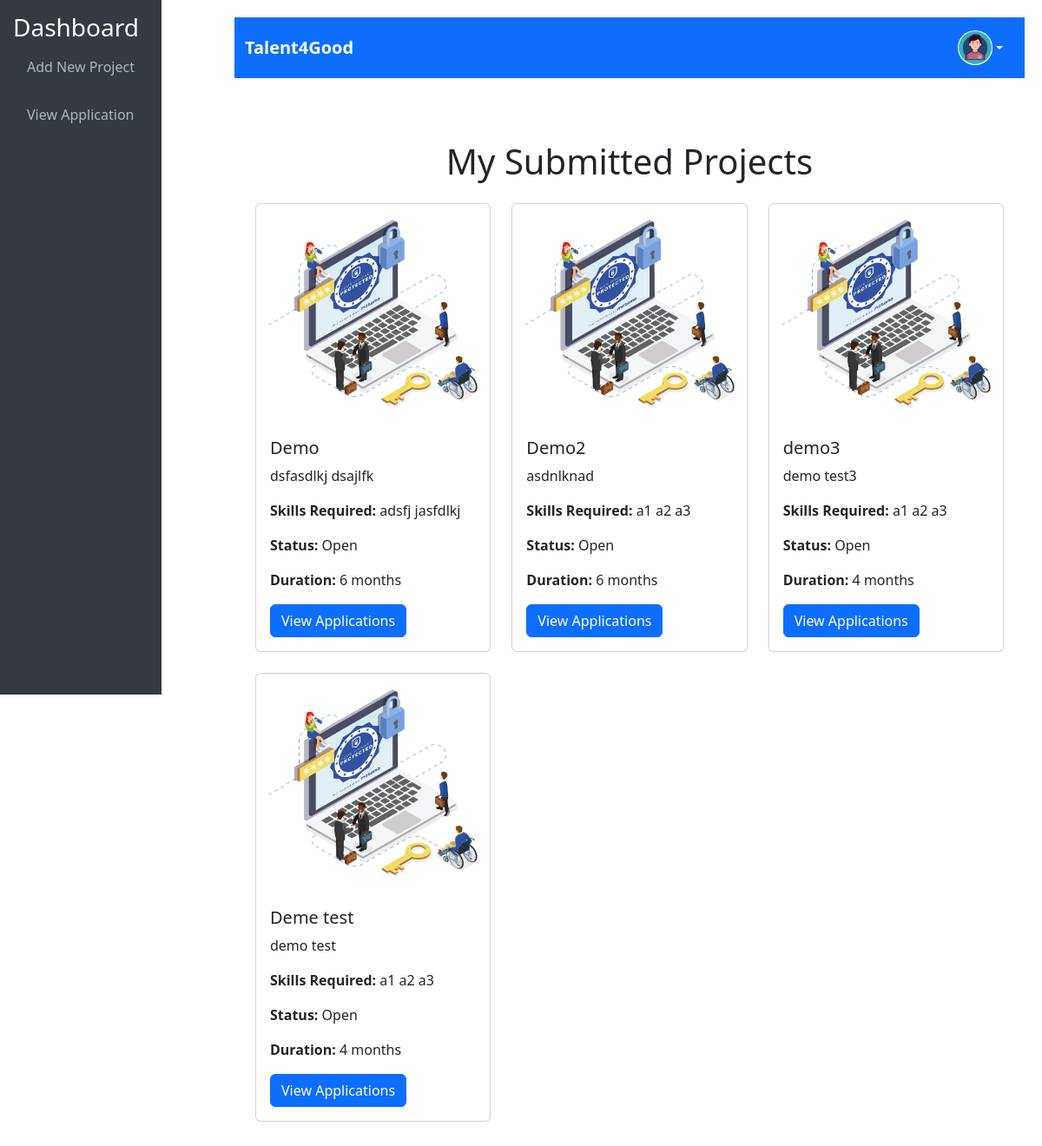
/accounts/index (signed in), run on the app's committed database.
### accounts/models.py (models this page shows, shortened)
class User(AbstractUser):
    email = models.EmailField(unique=True)
    role =models.CharField(max_length=50, choices=[('volunteer', 'Volunteer'), ('organization', 'Organization')])
    groups = models.ManyToManyField(
        'auth.Group',
        related_name='custom_user_groups',  # Change this to a unique related_name
        blank=True,
        help_text='The groups this user belongs to.',
        verbose_name='groups',
    )
    user_permissions = models.ManyToManyField(
        'auth.Permission',
        related_name='custom_user_permissions',  # Set a unique related_name here
        blank=True,
        help_text='Specific permissions for this user.',
        verbose_name='user permissions',
    )

class OrganizationUser(models.Model):
    user = models.OneToOneField(User, on_delete=models.CASCADE, primary_key=True)
    organization_name = models.CharField(max_length=50)
    description = models.TextField()
    website = models.URLField(blank=True, null=True)
    image = models.ImageField(upload_to='images/organization/', blank=False)

### projects/models.py (models this page shows, shortened)
class Project(models.Model):
    organization_name = models.ForeignKey(
        settings.AUTH_USER_MODEL,
        on_delete=models.CASCADE,
        related_name="projects"
    )
    title = models.CharField(max_length=255)
    description = models.TextField()
    skills = models.CharField(max_length=255)
    duration = models.CharField(max_length=100)
    image = models.ImageField(upload_to="projects/images/", null=True, blank=True)
    status = models.CharField(max_length=50)

### accounts/views.py (the view)
# urls.py: path('index', views.index, name='index'),
@login_required
def index(request):
    projects = None
    if request.user.is_authenticated:
        projects = Project.objects.filter(organization_name=request.user)
    return render(request, 'index.html', {'projects': projects})

### templates/index.html (shortened to what this page needs)
{% load static %}
<!DOCTYPE html>
<html lang="en">
<head>
    <link href="https://cdn.jsdelivr.net/npm/bootstrap@5.3.0/dist/css/bootstrap.min.css" rel="stylesheet">
    <link href="{% static 'css/style2.css' %}" rel="stylesheet" />
</head>
<body>
    <div class="d-flex">
        <nav class="sidebar d-flex flex-column">
            <h3 class="text-white">Dashboard</h3>
            <ul class="nav flex-column">
                {% if user.is_authenticated %}
                    {% if user.role == "volunteer" %}
                        <li class="nav-item">
                            <a href="{% url 'projects:view-projects' %}" class="nav-link">View and Apply</a>
                        </li>
                        <li class="nav-item">
                            <a href="{% url 'projects:user_applied_projects' %}" class="nav-link">Track Activity</a>
                        </li>
                    {% elif user.role == "Organization" %}
                        <li class="nav-item">
                            <a href="{% url 'projects:add_project' %}" class="nav-link">Add New Project</a>
                        </li>
                        <li class="nav-item">
                            <a href="#" class="nav-link">View Application</a>
                        </li>
                    {% endif %}
                {% endif %}
            </ul>
        </nav>
        <div class="main-content w-100">
            <nav class="navbar navbar-expand-lg navbar-dark bg-primary">
                <div class="container-fluid">
                    <a class="navbar-brand" href="#">Talent4Good</a>
                    <div class="d-flex align-items-center">
                        {% if user.is_authenticated %}
                            <div class="dropdown">
                                <button class="btn btn-primary dropdown-toggle d-flex align-items-center" type="button" id="profileDropdown" data-bs-toggle="dropdown" aria-expanded="false">
                                    {% if user.volunteeruser and user.volunteeruser.image %}
                                        <img src="{{ user.volunteeruser.image.url }}" class="profile-img" />
                                    {% elif user.organizationuser and user.organizationuser.image %}
                                        <img src="{{ user.organizationuser.image.url }}" class="profile-img" />
                                    {% else %}
                                        <span class="text-white">Profile</span>
                                    {% endif %}
                                </button>
                            </div>
                        {% else %}
                            <a href="{% url 'login' %}" class="btn btn-light">Login</a>
                        {% endif %}
                    </div>
                </div>
            </nav>
            <div class="container mt-4">
                {% block content %}
                    <div class="container py-5">
                        <h1 class="text-center mb-4">My Submitted Projects</h1>
                    {% if projects %}
                        <div class="row">
                            {% for project in projects %}
                                <div class="col-md-4 mb-4">
                                    <div class="card">
                                        {% if project.image %}
                                            <img src="{{ project.image.url }}" class="card-img-top" alt="Project Image">
                                        {% endif %}
                                        <div class="card-body">
                                            <h5 class="card-title">{{ project.title }}</h5>
                                            <p class="card-text">{{ project.description }}</p>
                                            <p class="card-text"><strong>Skills Required:</strong> {{ project.skills }}</p>
                                            <p class="card-text"><strong>Status:</strong> {{ project.status }}</p>
                                            <p class="card-text"><strong>Duration:</strong> {{ project.duration }}</p>
                                            <a href="{% url 'projects:view_applications' project_id=project.id %}" class="btn btn-primary">View Applications</a>
                                        </div>
                                    </div>
                                </div>
                            {% endfor %}
                        </div>
                    {% else %}
                        <p class="text-center">You have not submitted any projects yet.</p>
                    {% endif %}
                </div>
                {% endblock %}
            </div>
        </div>
    </div>
</body>
</html>

### static/css/style2.css (style rules this page uses)
.sidebar { height: 100vh; background-color: #343a40; color: #fff; padding: 15px; position: fixed; }
.sidebar .nav-link { color: #adb5bd; transition: color 0.3s; }
.sidebar .nav-item { margin-bottom: 15px; }
.main-content { margin-left: 250px; padding: 20px; }
.profile-img { border-radius: 50%; width: 40px; height: 40px; object-fit: cover; }
.navbar-brand { font-weight: bold; }

### data on the page
User: organizationuser.image (placeholder picture)
Project: image (picture), title "Demo", description "dsfasdlkj dsajlfk", skills "adsfj jasfdlkj", status "Open", duration "6 months"
Project: image (picture), title "Demo2", description "asdnlknad", skills "a1 a2 a3", status "Open", duration "6 months"
Project: image (picture), title "demo3", description "demo test3", skills "a1 a2 a3", status "Open", duration "4 months"
Project: image (picture), title "Deme test", description "demo test", skills "a1 a2 a3", status "Open", duration "4 months"
